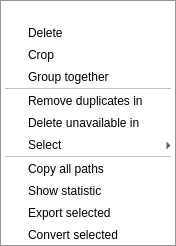
<?xml version="1.0" encoding="UTF-8"?>
<ui version="4.0">
 <class>MultipleItemsContextMenu</class>
 <widget class="QMenu" name="MultipleItemsContextMenu">
  <addaction name="InfoAction"/>
  <addaction name="DeleteAction"/>
  <addaction name="CropAction"/>
  <addaction name="GroupAction"/>
  <addaction name="separator"/>
  <addaction name="DelDupsAction"/>
  <addaction name="DelUnavailableAction"/>
  <addaction name="SelectionSubmenu"/>
  <addaction name="separator"/>
  <addaction name="CopyToClipboardAction"/>
  <addaction name="ShowStatisticAction"/>
  <addaction name="ExportAction"/>
  <addaction name="ConvertAction"/>
  <action name="InfoAction">
   <property name="icon">
    <iconset>
     <normalon>:/playlist/info.png</normalon>
    </iconset>
   </property>
   <property name="enabled">
    <bool>false</bool>
   </property>
  </action>
  <action name="DeleteAction">
   <property name="icon">
    <iconset>
     <normalon>:/playlist/delete.png</normalon>
    </iconset>
   </property>
   <property name="text">
    <string>Delete</string>
   </property>
  </action>
  <action name="CropAction">
   <property name="icon">
    <iconset>
     <normalon>:/playlist/crop.png</normalon>
    </iconset>
   </property>
   <property name="text">
    <string>Crop</string>
   </property>
  </action>
  <action name="GroupAction">
   <property name="icon">
    <iconset>
     <normalon>:/playlist/group.png</normalon>
    </iconset>
   </property>
   <property name="text">
    <string>Group together</string>
   </property>
  </action>
  <action name="DelDupsAction">
   <property name="icon">
    <iconset>
     <normalon>:/playlist/delduplicates.png</normalon>
    </iconset>
   </property>
   <property name="text">
    <string>Remove duplicates in</string>
   </property>
  </action>
  <action name="DelUnavailableAction">
   <property name="icon">
    <iconset>
     <normalon>:/playlist/delete.png</normalon>
    </iconset>
   </property>
   <property name="text">
    <string>Delete unavailable in</string>
   </property>
  </action>
  <widget class="QMenu" name="SelectionSubmenu">
   <property name="title">
    <string>Select</string>
   </property>
   <property name="icon">
    <iconset>
     <normalon>:/playlist/select.png</normalon>
    </iconset>
   </property>
   <addaction name="SelRipOffsAction"/>
   <addaction name="SelSameTypesAction"/>
   <addaction name="SelFoundAction"/>
  </widget>
  <action name="SelRipOffsAction">
   <property name="text">
    <string>Rip-offs in this items</string>
   </property>
  </action>
  <action name="SelSameTypesAction">
   <property name="text">
    <string>Items with the same types</string>
   </property>
  </action>
  <action name="SelFoundAction">
   <property name="text">
    <string>Found in this items</string>
   </property>
  </action>
  <action name="CopyToClipboardAction">
   <property name="text">
    <string>Copy all paths</string>
   </property>
  </action>
  <action name="ShowStatisticAction">
   <property name="icon">
    <iconset>
     <normalon>:/playlist/statistic.png</normalon>
    </iconset>
   </property>
   <property name="text">
    <string>Show statistic</string>
   </property>
  </action>
  <action name="ExportAction">
   <property name="icon">
    <iconset>
     <normalon>:/playlist/export.png</normalon>
    </iconset>
   </property>
   <property name="text">
    <string>Export selected</string>
   </property>
  </action>
  <action name="ConvertAction">
   <property name="icon">
    <iconset>
     <normalon>:/playlist/convert.png</normalon>
    </iconset>
   </property>
   <property name="text">
    <string>Convert selected</string>
   </property>
  </action>
 </widget>
</ui>
